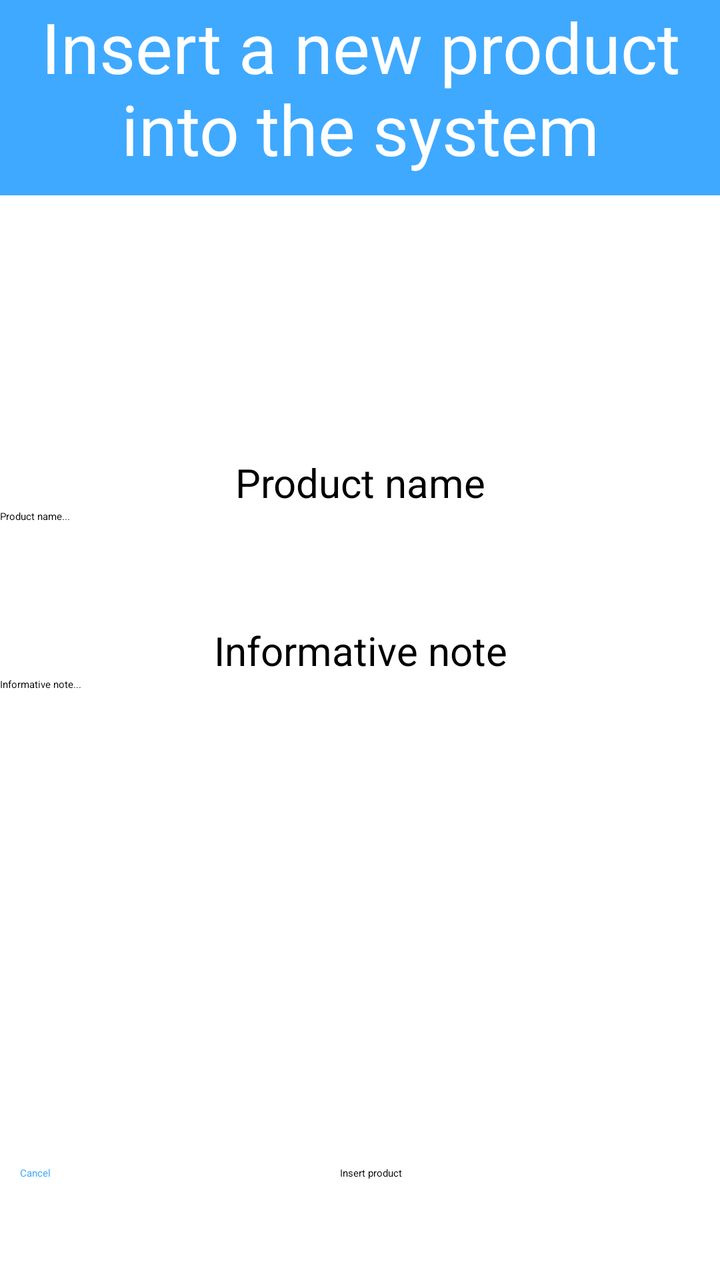
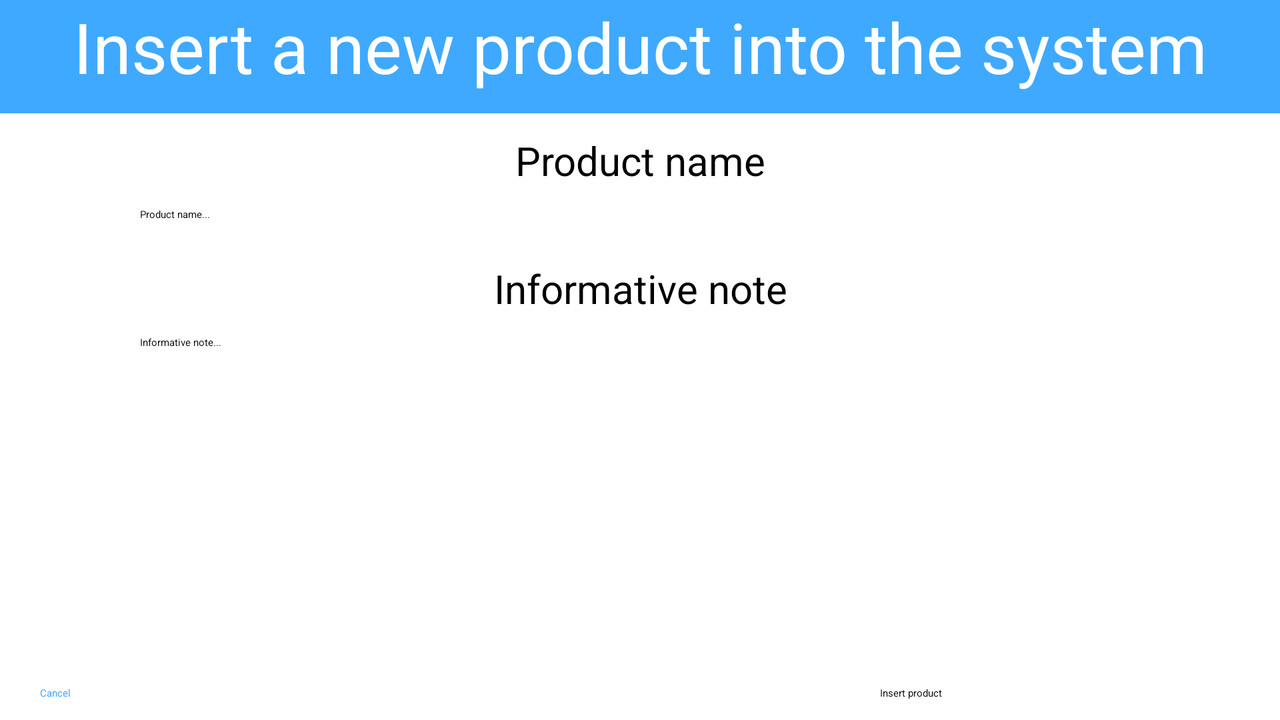

One screen, two layout resources from the same app: the default and the author's alternative for another configuration. Each is rendered where Android would select it; the XML of both is given below.
<!-- AndroidManifest.xml: application theme Theme.IShoppingList -->
<!-- res/layout/activity_add_product_to_system.xml -->
<?xml version="1.0" encoding="utf-8"?>
<androidx.constraintlayout.widget.ConstraintLayout
    xmlns:android="http://schemas.android.com/apk/res/android"
    xmlns:app="http://schemas.android.com/apk/res-auto"
    xmlns:tools="http://schemas.android.com/tools"
    android:id="@+id/main"
    android:layout_width="match_parent"
    android:layout_height="match_parent"
    tools:context=".activities.AddProductToSystemActivity">


    <LinearLayout
        android:layout_width="match_parent"
        android:layout_height="wrap_content"
        android:orientation="vertical"
        tools:layout_editor_absoluteX="1dp"
        tools:layout_editor_absoluteY="1dp"
        tools:ignore="MissingConstraints">

        <LinearLayout
            android:layout_width="match_parent"
            android:layout_height="wrap_content"
            android:paddingBottom="10dp"
            android:background="#3FA9FF"
            android:orientation="horizontal">

            <TextView
                android:id="@+id/tvTitle"
                android:layout_width="wrap_content"
                android:layout_height="wrap_content"
                android:layout_weight="1"
                android:text="Insert a new product into the system"
                android:textAlignment="center"
                android:textColor="@color/white"
                android:textSize="35sp" />
        </LinearLayout>

        <LinearLayout
            android:layout_width="match_parent"
            android:layout_height="wrap_content"
            android:layout_marginTop="130dp"
            android:orientation="vertical">

            <TextView
                android:id="@+id/tvTitleName"
                android:layout_width="match_parent"
                android:layout_height="wrap_content"
                android:layout_weight="1"
                android:text="Product name"
                android:textAlignment="center"
                android:textColor="@color/black"
                android:textSize="20sp" />

            <EditText
                android:id="@+id/etName"
                android:layout_width="match_parent"
                android:layout_height="wrap_content"
                android:layout_marginBottom="50dp"
                android:layout_weight="1"
                android:ems="10"
                android:hint="Product name..."
                android:inputType="text" />

            <TextView
                android:id="@+id/tvTitleInformativeNote"
                android:layout_width="match_parent"
                android:layout_height="wrap_content"
                android:layout_weight="1"
                android:text="Informative note"
                android:textAlignment="center"
                android:textColor="@color/black"
                android:textSize="20sp" />

            <EditText
                android:id="@+id/etInformativeNote"
                android:layout_width="match_parent"
                android:layout_height="wrap_content"
                android:layout_weight="1"
                android:ems="10"
                android:hint="Informative note..."
                android:inputType="text" />

        </LinearLayout>

        <Switch
            android:id="@+id/swtPendingPurchase"
            android:layout_width="200dp"
            android:layout_height="wrap_content"
            android:layout_weight="1"
            android:text="Pending purchase"
            android:layout_marginTop="50dp"
            android:layout_gravity="center"
            />

    </LinearLayout>

    <Button
        android:id="@+id/btnInsert"
        android:layout_width="180dp"
        android:layout_height="wrap_content"
        android:text="Insert product"
        app:layout_constraintBottom_toBottomOf="parent"
        app:layout_constraintEnd_toEndOf="parent"
        android:layout_marginBottom="50dp"
        android:backgroundTint="#3FA9FF"
        android:layout_marginRight="10dp"
        />

    <Button
        android:id="@+id/btnCancel"
        android:layout_width="200dp"
        android:layout_height="wrap_content"
        android:layout_marginLeft="10dp"
        style="?attr/materialButtonOutlinedStyle"
        app:strokeColor="#3FA9FF"
        android:textColor="#3FA9FF"
        android:text="Cancel"
        app:layout_constraintBottom_toBottomOf="parent"
        app:layout_constraintStart_toStartOf="parent"
        android:layout_marginBottom="50dp"
        />


</androidx.constraintlayout.widget.ConstraintLayout>
<!-- resources referenced by this layout -->
<resources>
  <color name="black">#FF000000</color>
  <color name="white">#FFFFFFFF</color>
  <!-- from res/values-v23/ -->
  <style name="Theme.IShoppingList" parent="Base.Theme.IShoppingList">
          
          <item name="android:navigationBarColor">@android:color/transparent</item>
          <item name="android:statusBarColor">@android:color/transparent</item>
          <item name="android:windowLightStatusBar">?attr/isLightTheme</item>
      </style>
</resources>
<!-- res/layout-land/activity_add_product_to_system.xml (the author's variant of the layout above) -->
<!-- drawn on the phone turned sideways -->
<?xml version="1.0" encoding="utf-8"?>
<androidx.constraintlayout.widget.ConstraintLayout
    xmlns:android="http://schemas.android.com/apk/res/android"
    xmlns:app="http://schemas.android.com/apk/res-auto"
    xmlns:tools="http://schemas.android.com/tools"
    android:id="@+id/main"
    android:layout_width="match_parent"
    android:layout_height="match_parent"
    tools:context=".activities.AddProductToSystemActivity"
    tools:ignore="MissingClass">


    <LinearLayout
        android:layout_width="match_parent"
        android:layout_height="wrap_content"
        android:orientation="vertical"
        tools:layout_editor_absoluteX="1dp"
        tools:layout_editor_absoluteY="1dp"
        tools:ignore="MissingConstraints">

        <LinearLayout
            android:layout_width="match_parent"
            android:layout_height="wrap_content"
            android:paddingBottom="10dp"
            android:background="#3FA9FF"
            android:orientation="horizontal">

            <TextView
                android:id="@+id/tvTitle"
                android:layout_width="wrap_content"
                android:layout_height="wrap_content"
                android:layout_weight="1"
                android:text="Insert a new product into the system"
                android:textAlignment="center"
                android:textColor="@color/white"
                android:textSize="35sp" />
        </LinearLayout>

        <LinearLayout
            android:layout_width="match_parent"
            android:layout_height="wrap_content"
            android:orientation="vertical"
            android:layout_marginTop="10dp"
            >

            <TextView
                android:id="@+id/tvTitleName"
                android:layout_width="match_parent"
                android:layout_height="wrap_content"
                android:layout_weight="1"
                android:text="Product name"
                android:textAlignment="center"
                android:textColor="@color/black"
                android:textSize="20sp" />

            <EditText
                android:id="@+id/etName"
                android:layout_width="500dp"
                android:layout_height="wrap_content"
                android:layout_marginBottom="20dp"
                android:layout_marginTop="10dp"
                android:layout_gravity="center"
                android:layout_weight="1"
                android:ems="10"
                android:hint="Product name..."
                android:inputType="text"
                />

            <TextView
                android:id="@+id/tvTitleInformativeNote"
                android:layout_width="match_parent"
                android:layout_height="wrap_content"
                android:layout_weight="1"
                android:text="Informative note"
                android:textAlignment="center"
                android:textColor="@color/black"
                android:textSize="20sp" />

            <EditText
                android:id="@+id/etInformativeNote"
                android:layout_width="500dp"
                android:layout_height="wrap_content"
                android:layout_gravity="center"
                android:layout_marginTop="10dp"
                android:layout_weight="1"
                android:ems="10"
                android:hint="Informative note..."
                android:inputType="text"
                />

        </LinearLayout>

    </LinearLayout>

    <Button
        android:id="@+id/btnInsert"
        android:layout_width="180dp"
        android:layout_height="wrap_content"
        android:text="Insert product"
        app:layout_constraintBottom_toBottomOf="parent"
        app:layout_constraintEnd_toEndOf="parent"
        android:layout_marginBottom="10dp"
        android:backgroundTint="#3FA9FF"
        android:layout_marginRight="20dp"
        />

    <Button
        android:id="@+id/btnCancel"
        android:layout_width="200dp"
        android:layout_height="wrap_content"
        android:layout_marginLeft="20dp"
        style="?attr/materialButtonOutlinedStyle"
        app:strokeColor="#3FA9FF"
        android:textColor="#3FA9FF"
        android:text="Cancel"
        app:layout_constraintBottom_toBottomOf="parent"
        app:layout_constraintStart_toStartOf="parent"
        android:layout_marginBottom="10dp"
        />

    <LinearLayout
        android:layout_width="729dp"
        android:layout_height="wrap_content"
        android:orientation="horizontal"
        tools:layout_editor_absoluteX="1dp"
        tools:layout_editor_absoluteY="253dp">

        <Switch
            android:id="@+id/swtPendingPurchase"
            android:layout_width="wrap_content"
            android:layout_height="wrap_content"
            android:text="Pending purchase"
            android:layout_marginRight="70dp"
            android:layout_marginLeft="30dp"
            />




        <Switch
            android:id="@+id/swtContainsGluten"
            android:layout_width="wrap_content"
            android:layout_height="wrap_content"
            android:text="Contains gluten"
            android:layout_marginRight="70dp"
            />



        <Switch
            android:id="@+id/swtContainsLactose"
            android:layout_width="wrap_content"
            android:layout_height="wrap_content"
            android:text="Contains lactose"
            />


    </LinearLayout>


</androidx.constraintlayout.widget.ConstraintLayout>
